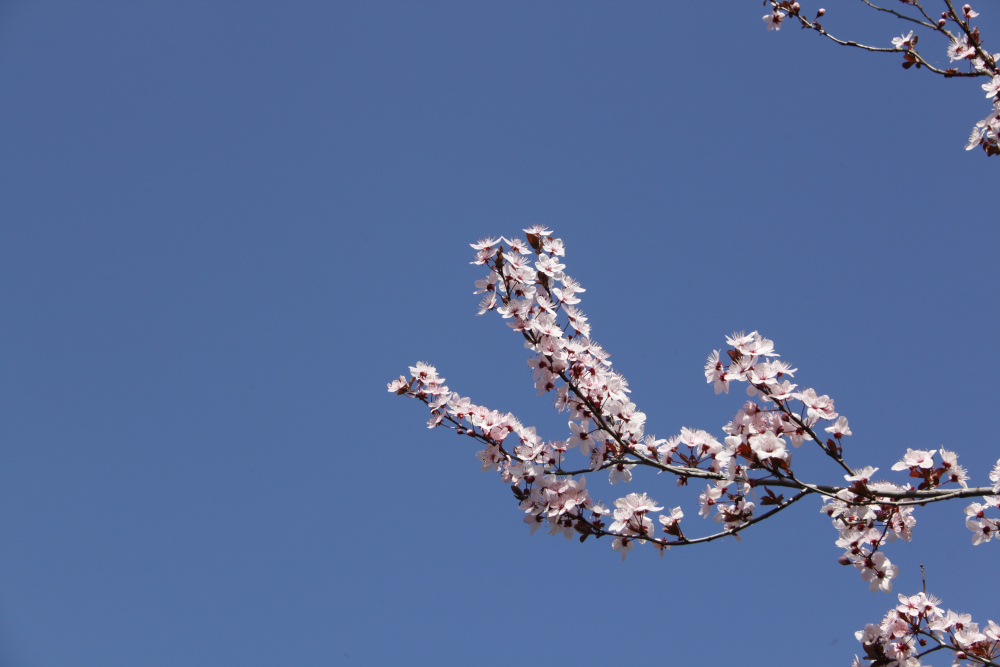
#> input picture imagesTP/CerisierP.jpg, 1000 x 667 px
$ python contoursPrewitt.py
#> lines starting #> are read from the running program, lines starting #| are printed output that depends on the picture
import cv2
import numpy as np
from matplotlib import pyplot as plt
from scipy import ndimage

image = cv2.imread('imagesTP/CerisierP.jpg')
#> image is the input picture: shape (667, 1000, 3); mean B, G, R 154.2, 109.1, 87.7
image = cv2.cvtColor(image, cv2.COLOR_BGR2RGB)
image = cv2.cvtColor(image, cv2.COLOR_BGR2GRAY)
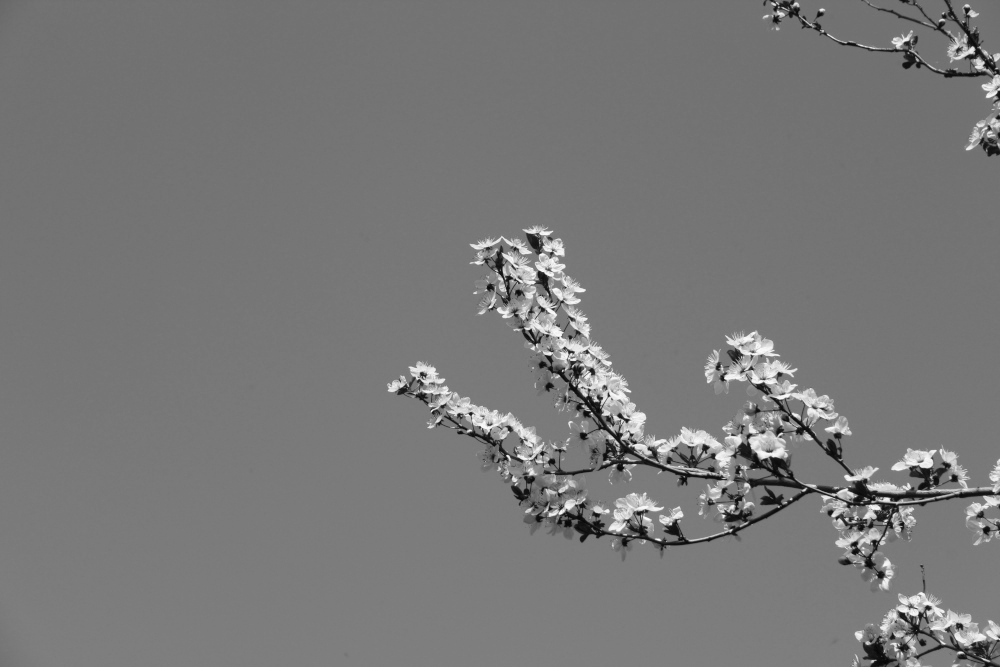
#> image: shape (667, 1000); min 6, max 254, mean 120.2

prewitt = ndimage.prewitt(image)
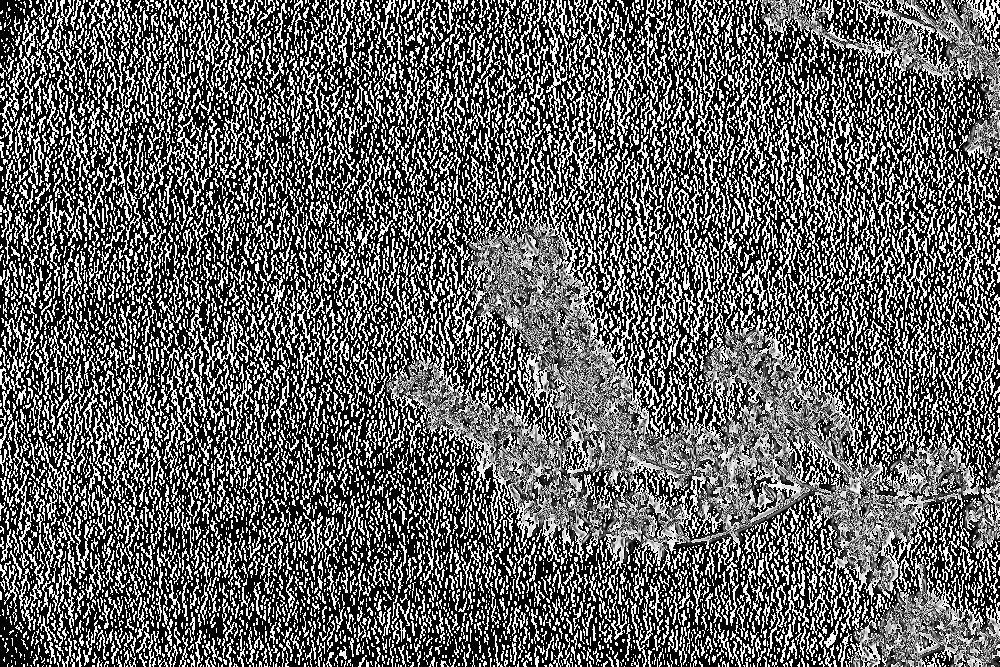
#> prewitt: shape (667, 1000); min 0, max 255, mean 99.1
plt.figure()
plt.imshow(prewitt)
plt.show()
